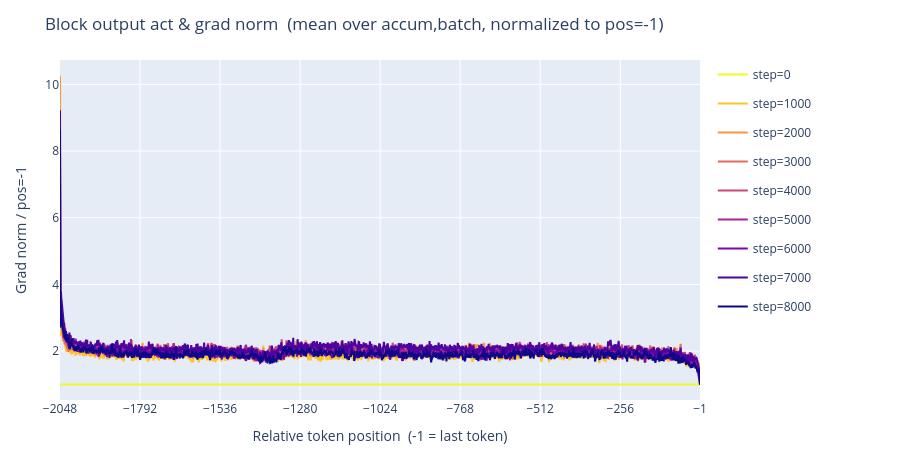

This figure's notebook cell:
### Code cell
plot_norms(None, block_out_grad,
           select=(None, None, None, 0),
           collapse=['accum', 'batch'],
           normalize=True, window_avg=0,
           title='Block output act & grad norm').show()

### Figure 1 — Plotly figure (JSON) as saved in the notebook; plotly's stock layout.template omitted (floating-point values rounded to 4 significant figures; data arrays with more than 128 entries replaced by an {"elided": "..."} marker saying what was removed)
{"data": [{"hovertemplate": "pos: %{x}<br>grad: %{y:.4f} [step=0]<extra></extra>", "legendgroup": "step=0", "line": {"color": "rgb(240, 249, 33)", "width": 2}, "mode": "lines", "name": "step=0", "type": "scatter", "x": {"elided": "2048 int values"}, "y": {"elided": "2048 float values"}, "yaxis": "y"}, {"hovertemplate": "pos: %{x}<br>grad: %{y:.4f} [step=1000]<extra></extra>", "legendgroup": "step=1000", "line": {"color": "rgb(253, 197, 40)", "width": 2}, "mode": "lines", "name": "step=1000", "type": "scatter", "x": {"elided": "2048 int values"}, "y": {"elided": "2048 float values"}, "yaxis": "y"}, {"hovertemplate": "pos: %{x}<br>grad: %{y:.4f} [step=2000]<extra></extra>", "legendgroup": "step=2000", "line": {"color": "rgb(248, 150, 64)", "width": 2}, "mode": "lines", "name": "step=2000", "type": "scatter", "x": {"elided": "2048 int values"}, "y": {"elided": "2048 float values"}, "yaxis": "y"}, {"hovertemplate": "pos: %{x}<br>grad: %{y:.4f} [step=3000]<extra></extra>", "legendgroup": "step=3000", "line": {"color": "rgb(229, 108, 92)", "width": 2}, "mode": "lines", "name": "step=3000", "type": "scatter", "x": {"elided": "2048 int values"}, "y": {"elided": "2048 float values"}, "yaxis": "y"}, {"hovertemplate": "pos: %{x}<br>grad: %{y:.4f} [step=4000]<extra></extra>", "legendgroup": "step=4000", "line": {"color": "rgb(203, 71, 120)", "width": 2}, "mode": "lines", "name": "step=4000", "type": "scatter", "x": {"elided": "2048 int values"}, "y": {"elided": "2048 float values"}, "yaxis": "y"}, {"hovertemplate": "pos: %{x}<br>grad: %{y:.4f} [step=5000]<extra></extra>", "legendgroup": "step=5000", "line": {"color": "rgb(168, 35, 149)", "width": 2}, "mode": "lines", "name": "step=5000", "type": "scatter", "x": {"elided": "2048 int values"}, "y": {"elided": "2048 float values"}, "yaxis": "y"}, {"hovertemplate": "pos: %{x}<br>grad: %{y:.4f} [step=6000]<extra></extra>", "legendgroup": "step=6000", "line": {"color": "rgb(125, 7, 166)", "width": 2}, "mode": "lines", "name": "step=6000", "type": "scatter", "x": {"elided": "2048 int values"}, "y": {"elided": "2048 float values"}, "yaxis": "y"}, {"hovertemplate": "pos: %{x}<br>grad: %{y:.4f} [step=7000]<extra></extra>", "legendgroup": "step=7000", "line": {"color": "rgb(76, 3, 160)", "width": 2}, "mode": "lines", "name": "step=7000", "type": "scatter", "x": {"elided": "2048 int values"}, "y": {"elided": "2048 float values"}, "yaxis": "y"}, {"hovertemplate": "pos: %{x}<br>grad: %{y:.4f} [step=8000]<extra></extra>", "legendgroup": "step=8000", "line": {"color": "rgb(13, 8, 135)", "width": 2}, "mode": "lines", "name": "step=8000", "type": "scatter", "x": {"elided": "2048 int values"}, "y": {"elided": "2048 float values"}, "yaxis": "y"}], "layout": {"height": 460, "legend": {"x": 1.02, "xanchor": "left", "y": 1, "yanchor": "top"}, "margin": {"b": 60, "l": 60, "r": 200, "t": 60}, "title": {"text": "Block output act & grad norm  (mean over accum,batch, normalized to pos=-1)"}, "xaxis": {"tickmode": "array", "tickvals": [-2048, -1792, -1536, -1280, -1024, -768, -512, -256, -1], "title": {"text": "Relative token position  (-1 = last token)"}}, "yaxis": {"range": [0.5342, 10.73], "title": {"text": "Grad norm / pos=-1"}}}}
